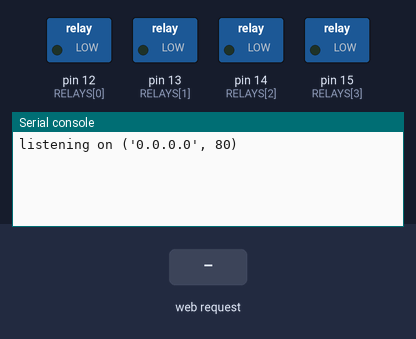
The program below on a simulated MicroPython board. Shown: switched loads named in the program (green lamp = pin HIGH), the last lines printed to the serial console. Inputs (shaded band) come from the test bench.

Above: at 1.2 s.
1.3 s: HTTP request GET /getPinStatus received
At 2.5 s:
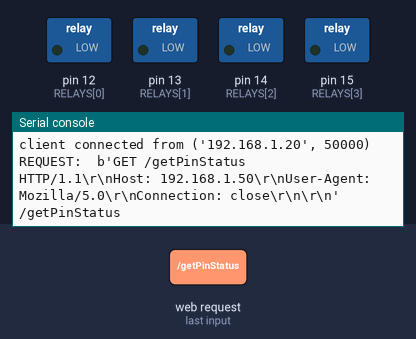
2.8 s: HTTP request GET / received
At 3.6 s:
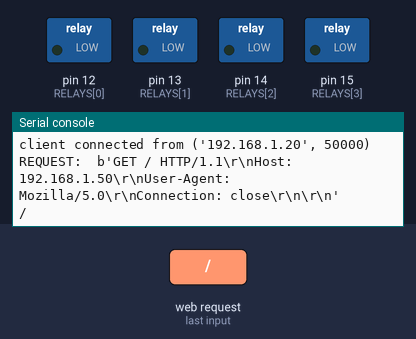

Measured:
- after the input at 1.3 s, the serial console: prints a new line at once (image 1)
- after the input at 2.8 s, the serial console: prints a new line at once (image 2)

The program:

pin_control2.py
```python
import machine
import socket
import ure

RELAYS = [machine.Pin(i, machine.Pin.OUT) for i in (12, 13, 14, 15)]

def getPinStatus():
  return RELAYS

def setPin(pin, value):
  #RELAYS[int(pin)].value(int(value))
  relay = machine.Pin(int(pin),machine.Pin.OUT)
  relay.value(int(value))
  return "PIN %s set to %s" % (pin, value)

def parseURL(url):
  #PARSE THE URL AND RETURN THE PATH AND GET PARAMETERS
  parameters = {}

  path = ure.search("(.*?)(\?|$)", url)

  while True:
    vars = ure.search("(([a-z0-9]+)=([a-z0-8.]*))&?", url)
    if vars:
      parameters[vars.group(2)] = vars.group(3)
      url = url.replace(vars.group(0), '')
    else:
      break

  return path.group(1), parameters

def buildResponse(response):
  # BUILD DE HTTP RESPONSE HEADERS
  return '''HTTP/1.0 200 OK\r\nContent-type: text/html\r\nContent-length: %d\r\n\r\n%s''' % (len(response), response)

addr = socket.getaddrinfo('0.0.0.0', 80)[0][-1]

s = socket.socket()
# allow quick reuse of ip address
s.setsockopt(socket.SOL_SOCKET,socket.SO_REUSEADDR,1)
s.bind(addr)
s.listen(1)

print('listening on', addr)

while True:
    cl, addr = s.accept()
    print('client connected from', addr)
    request = str(cl.recv(1024))
    print("REQUEST: ", request)

    obj = ure.search("GET (.*?) HTTP\/1\.1", request)
    print(obj.group(1))

    if not obj:
      cl.send(buildResponse("INVALID REQUEST"))
    else:
      path, parameters = parseURL(obj.group(1))
      if path.startswith("/getPinStatus"):
        cl.send(buildResponse("RELAY STATUS:\n%s" % "\n".join([str(x.value()) for x in getPinStatus()])))

      elif path.startswith("/setPinStatus"):
        pin = parameters.get("pin", None)
        value= parameters.get("value", None)

        cl.send(buildResponse("SET RELAY:\n%s" % setPin(pin, value)))
      else:
        cl.send(buildResponse("UNREGISTERED ACTION\r\nPATH: %s\r\nPARAMETERS: %s" % (path, parameters)))

    cl.close()
```
